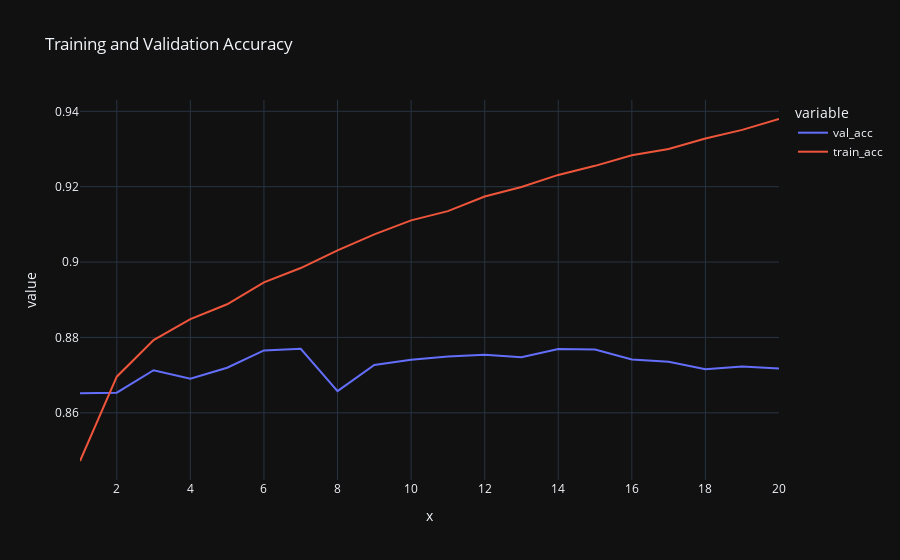

Notebook code cell kept with this figure:
### Code cell
plt.figure(figsize = (12, 6))

train_acc = model_history.history['accuracy']
val_acc = model_history.history['val_accuracy'] 
epoch = range(1, 21)


accuracy = pd.DataFrame({'train_acc' : train_acc, 'val_acc' : val_acc})

px.line(data_frame = accuracy, x = epoch, y = ['val_acc', 'train_acc'], title = 'Training and Validation Accuracy',
        template = 'plotly_dark')

### Figure 1 — Plotly figure (JSON) as saved in the notebook; plotly's stock layout.template omitted (floating-point values rounded to 4 significant figures)
{"data": [{"hovertemplate": "variable=val_acc<br>x=%{x}<br>value=%{y}<extra></extra>", "legendgroup": "val_acc", "line": {"color": "#636efa", "dash": "solid"}, "marker": {"symbol": "circle"}, "mode": "lines", "name": "val_acc", "orientation": "v", "showlegend": true, "type": "scatter", "x": [1, 2, 3, 4, 5, 6, 7, 8, 9, 10, 11, 12, 13, 14, 15, 16, 17, 18, 19, 20], "xaxis": "x", "y": [0.8652, 0.8653, 0.8713, 0.869, 0.872, 0.8765, 0.877, 0.8657, 0.8727, 0.8741, 0.8749, 0.8754, 0.8747, 0.8769, 0.8768, 0.8741, 0.8735, 0.8715, 0.8723, 0.8717], "yaxis": "y"}, {"hovertemplate": "variable=train_acc<br>x=%{x}<br>value=%{y}<extra></extra>", "legendgroup": "train_acc", "line": {"color": "#EF553B", "dash": "solid"}, "marker": {"symbol": "circle"}, "mode": "lines", "name": "train_acc", "orientation": "v", "showlegend": true, "type": "scatter", "x": [1, 2, 3, 4, 5, 6, 7, 8, 9, 10, 11, 12, 13, 14, 15, 16, 17, 18, 19, 20], "xaxis": "x", "y": [0.8472, 0.8696, 0.8793, 0.8848, 0.8888, 0.8946, 0.8984, 0.9031, 0.9074, 0.9111, 0.9135, 0.9174, 0.9199, 0.9231, 0.9255, 0.9284, 0.93, 0.9328, 0.9351, 0.938], "yaxis": "y"}], "layout": {"legend": {"title": {"text": "variable"}, "tracegroupgap": 0}, "title": {"text": "Training and Validation Accuracy"}, "xaxis": {"anchor": "y", "domain": [0, 1], "title": {"text": "x"}}, "yaxis": {"anchor": "x", "domain": [0, 1], "title": {"text": "value"}}}}
